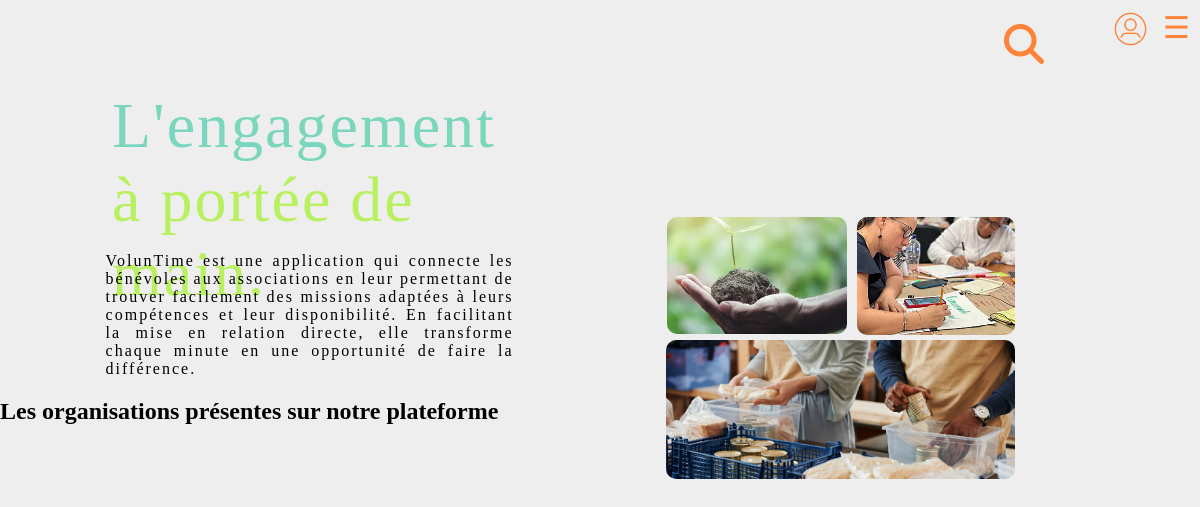
Before: / with the older database file.
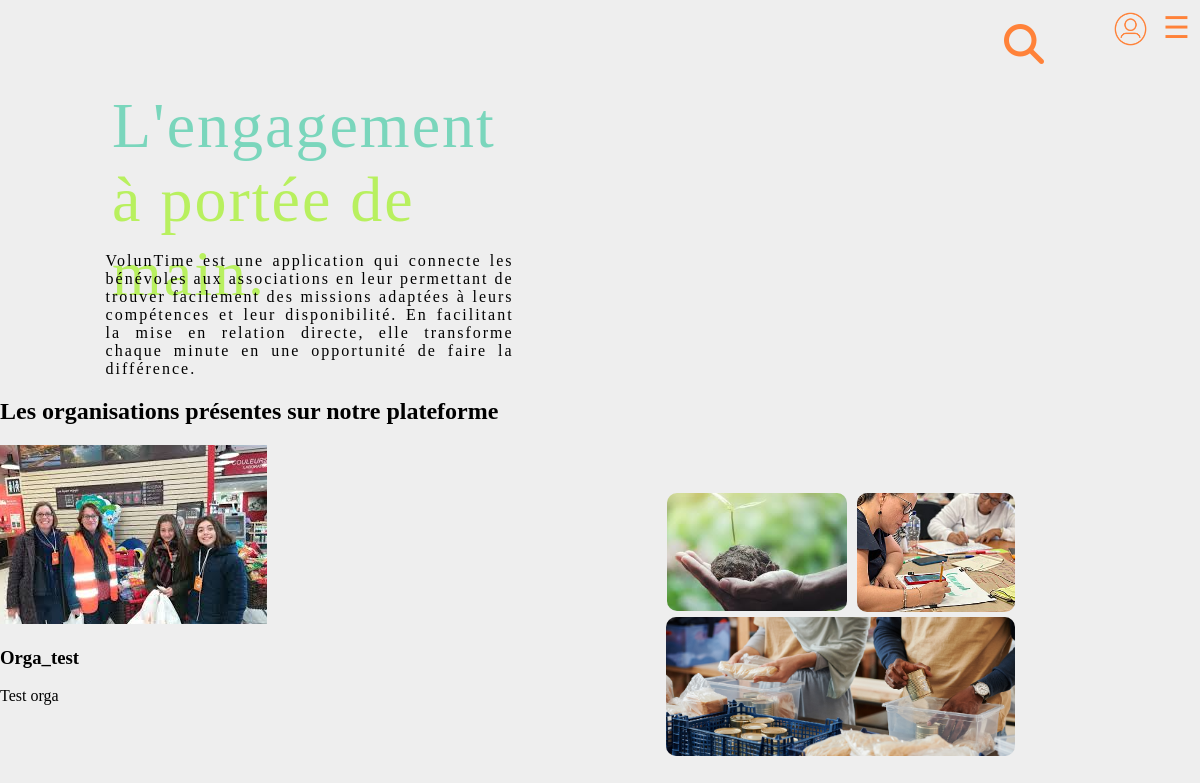
After: the same page with the newer database file.
### tables this page shows
CREATE TABLE `organisation` (
  `id_organisation` int(11) NOT NULL AUTO_INCREMENT,
  `nom` varchar(255) NOT NULL,
  `description` text DEFAULT NULL,
  `email_contact` varchar(255) NOT NULL,
  `telephone` varchar(20) DEFAULT NULL,
  `adresse` text DEFAULT NULL,
  `ville` varchar(100) DEFAULT NULL,
  `code_postal` varchar(10) DEFAULT NULL,
  `pays` varchar(100) DEFAULT NULL,
  `site_web` varchar(255) DEFAULT NULL,
  `date_creation` datetime DEFAULT current_timestamp(),
  `statut` enum('en_attente','approuvé','rejeté') DEFAULT NULL,
  `logo` varchar(255) DEFAULT NULL,
  PRIMARY KEY (`id_organisation`),
  UNIQUE KEY `email_contact` (`email_contact`)
);

### index.php (the view, shortened to what this page needs)
<?php
    include 'include/connect_bdd.php';
    $sql = "SELECT * FROM organisation WHERE statut = 'approuvé'";
    $stmt = $db->prepare($sql);
    $stmt->execute();
    $organisations = $stmt->fetchAll(PDO::FETCH_ASSOC);
?>
<!DOCTYPE html>
<html lang="fr">
<head>
    <link rel="stylesheet" href="css/style.css">
    <link
      rel="stylesheet"
      href="https://cdnjs.cloudflare.com/ajax/libs/font-awesome/6.4.0/css/all.min.css"
    />
</head>
<body>
    <header>
        <nav class="burger">
            <span class="hamburger">☰</span>
        </nav>
        <div class="profil">
            <img class="iconeProfil" src="asset/icones/icone-profil.png">
        </div>
        <div class="container">
            <form action="" class="search-form">
                <div class="search-button">
                    <i class="fa-solid fa-magnifying-glass search-icon"></i>
                </div>
            </form>
        </div>
    </header>
    <section class="about">
        <div class="titre">
            <h1><b>L'engagement</b> à portée de main.</h1>
        </div>
        <div class="texte">
            <p>VolunTime est une application qui connecte les
            bénévoles aux associations en leur permettant
            de trouver facilement des missions adaptées à
            leurs compétences et leur disponibilité.
            En facilitant la mise en relation directe,
            elle transforme chaque minute en une opportunité
            de faire la différence.</p>
        </div>
    </section>
    <section class="organisations">
        <div class="titre">
            <h2>Les organisations présentes sur notre plateforme</h2>
        </div>
        <div class="liste">
            <?php foreach ($organisations as $organisation): ?>
                <div class="organisation">
                    <img src="asset/images/<?= $organisation['logo'] ?>" alt="<?= $organisation['nom'] ?>">
                    <h3><?= $organisation['nom'] ?></h3>
                    <p><?= $organisation['description'] ?></p>
                </div>
            <?php endforeach; ?>
        </div>
    <section class="illustration">
        <div class="une">
            <img src="asset/images/ecologie.png" alt="Main portant une plante">
        </div>
        <div class="deux">
            <img src="asset/images/crafts.png" alt="réalisation d'affiche fait main">
        </div>
        <div class="trois">
            <img src="asset/images/confi.png" alt="réalisation de confiture">
        </div>
    </section>
</body>
</html>

### css/style.css (style rules this page uses)
html, body { background-color: #eeeeee; padding: 0; margin: 0; }
.burger { position: relative; display: block; float: right; }
.hamburger { display: block; font-size: 30px; cursor: pointer; padding: 10px; color: #ff8239; }
.iconeProfil { width: 2.8%; height: 2.8%; float: right; margin-top: 1%; margin-right: 0.5%; }
.container { width: 10%; height: 10%; float: right; margin-top: 1%; margin-right: 0.8%; cursor: pointer; color: #ff8239; position: relative; z-index: 1000; }
.about > .titre { width: 30%; height: 200px; margin-left: 6%; padding-top: 3%; }
h1 { font-size: 400%; font-family: Nightblows; letter-spacing: 2px; font-weight: 300; color: #b8f05f; margin-left: 40px; }
h1 b { font-weight: normal; text-decoration: none; color: #7ad6bc; }
.about > .texte > p { width: 34%; font-family: Creato; color: #000000; letter-spacing: 2px; text-align: justify; margin-left: 8.8%; }
.une { width: 20%; float: right; margin-top: -19%; margin-right: 24.4%; }
.une > img { border-radius: 10px; width: 75%; }
.deux { width: 17.6%; float: right; margin-top: -19%; margin-right: 11%; }
.deux > img { border-radius: 10px; width: 75%; }
.trois { width: 57%; float: right; margin-top: -8.7%; margin-right: 15.4%; }
.trois > img { border-radius: 10px; width: 51%; float: right; }
.search-form { position: relative; width: 4rem; height: 4rem; background-color: transparent; padding: 0; margin: 0 0.5rem; transition: width 0.5s; }
.search-button { width: 5.5rem; height: 5.5rem; background-color: transparent; position: absolute; top: 50%; left: 50%; transform: translate(-50%, -50%); cursor: pointer; transition: all 0.5s; }
.search-icon, .search-close { position: absolute; font-size: 2.5rem; color: #ff8239; top: 50%; left: 50%; transform: translate(-50%, -50%); }

Changed rows visible on the page:
added organisation: logo (picture), nom "Orga_test", description "Test orga"
